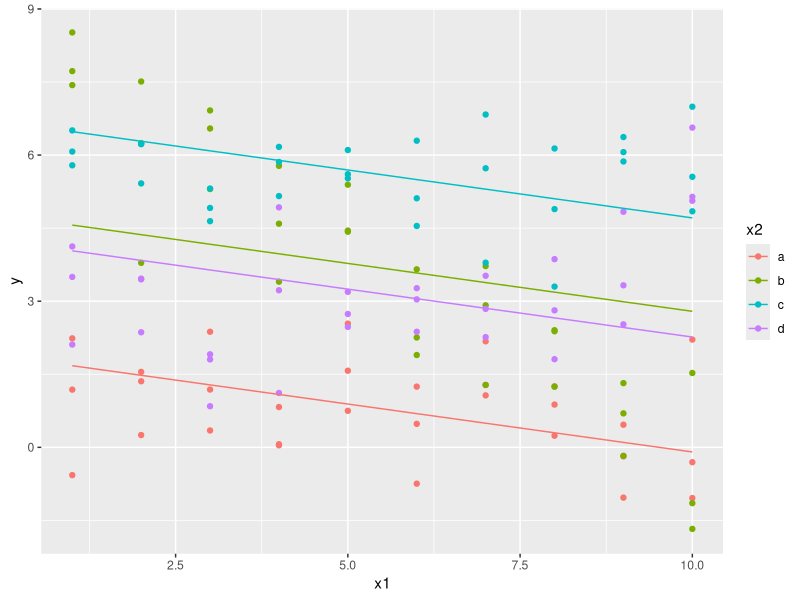
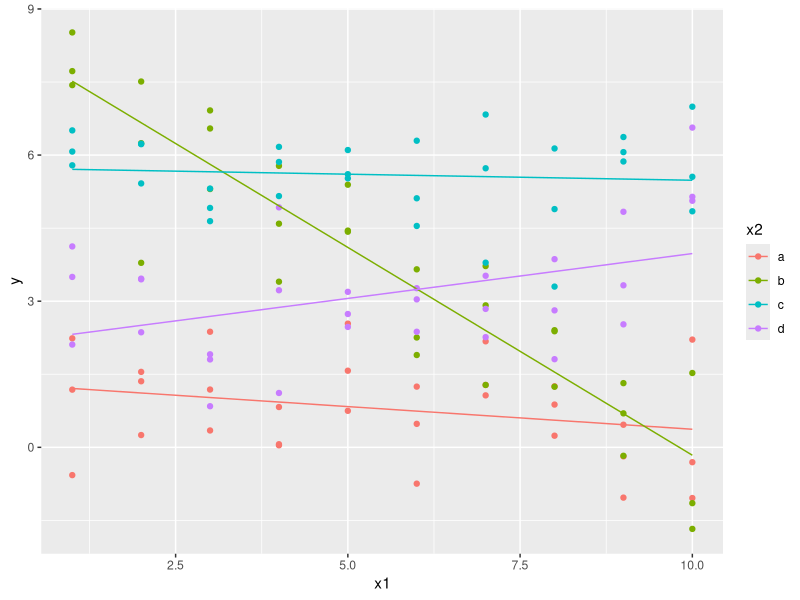
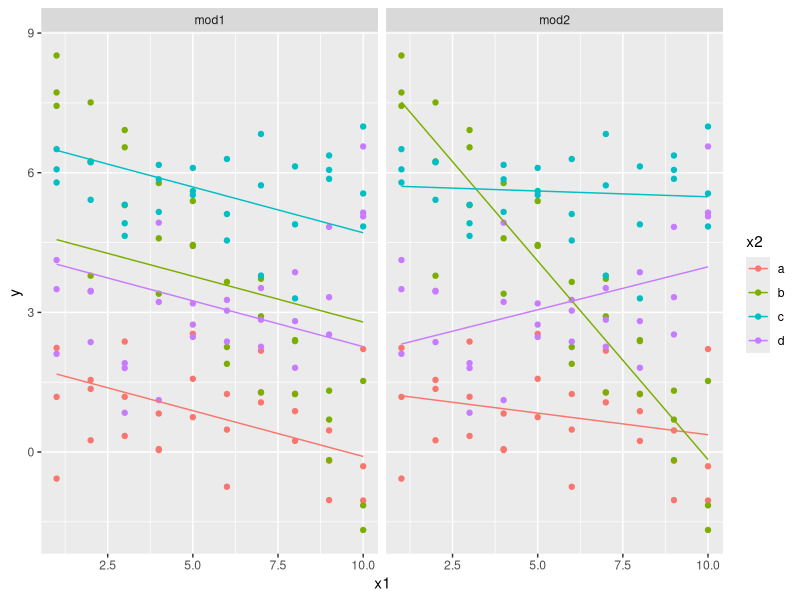

Source code (R) for these figures, in order:
## ---- chunk 1
knitr::opts_chunk$set(echo = TRUE)
library('tidyverse')
library('haven')
library('modelr')
## ---- chunk 2
mod1 <- lm(y ~ x1 + x2, data = sim3)
mod2 <- lm(y ~ x1 * x2, data = sim3)

sim3 <- sim3 %>%
  add_predictions(mod1, var = "mod1") %>%
  add_predictions(mod2, var = "mod2")
## ---- chunk 3
ggplot(sim3, aes(x = x1, y = y, color = x2)) + 
  geom_point() + 
  geom_line(aes(y = mod1))
## ---- chunk 4
ggplot(sim3, aes(x = x1, y = y, color = x2)) + 
  geom_point() + 
  geom_line(aes(y = mod2))
## ---- chunk 5
summary(mod1)
## ---- chunk 6
summary(mod2)
## ---- chunk 7
grid <- sim3 %>% 
  data_grid(x1, x2) %>% 
  gather_predictions(mod1, mod2)
## ---- chunk 8
ggplot(sim3, aes(x1, y, colour = x2)) + 
  geom_point() + 
  geom_line(data = grid, aes(y = pred)) + 
  facet_wrap(~ model)
## ---- chunk 9
numbers <- c(1:100000)
## ---- chunk 10
set.seed(42)
start_time <- Sys.time()
vec <- c()
for (value in numbers) {
  vec <- c(vec, value + runif(1))
}
end_time <- Sys.time()
end_time - start_time
## ---- chunk 11
set.seed(42)
start_time <- Sys.time()
random_maker <- function(x) {
  return (x + runif(1))
}

vec <- sapply(numbers, random_maker)
end_time <- Sys.time()
end_time - start_time
